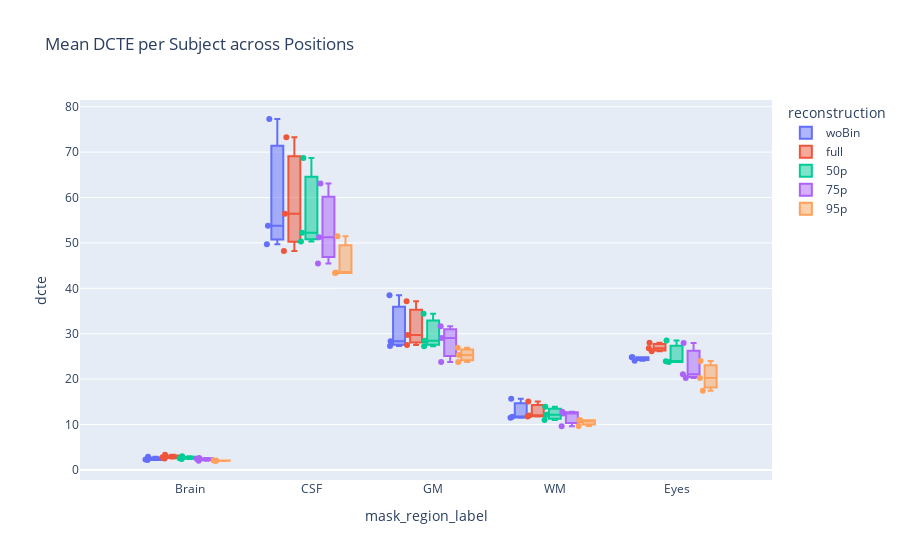

Notebook code cell kept with this figure:
### Code cell
import pandas as pd
import plotly.express as px

# Path to the merged CSV produced by the MRIQC notebook
csv_path = "/home/debi/jaime/repos/MR-EyeTrack/analysis/comparison/dcte_mriqc_combined.csv"
df = pd.read_csv(csv_path)

# Expand brain rows (dcte_csf/dcte_gm/dcte_wm/dcte)
records = []
for _, r in df.iterrows():
    mask = r.get('mask')
    subj = r.get('subject')
    pos = r.get('position')
    rec = r.get('reconstruction')
    bids = r.get('bids_name')

    if str(mask) == 'brain':
        tissue_map = [('dcte_csf','CSF'), ('dcte_gm','GM'), ('dcte_wm','WM'), ('dcte','Brain')]
        for col, tissue in tissue_map:
            val = r.get(col) if col in r.index else pd.NA
            records.append({
                'subject': subj,
                'position': pos,
                'reconstruction': rec,
                'mask': 'brain',
                'region': tissue,
                'mask_region': f'brain_{tissue}',
                'mask_region_label': tissue,
                'dcte': val,
                'bids_name': bids
            })
    else:
        val = r.get('dcte') if 'dcte' in r.index else pd.NA
        label = 'Eyes' if str(mask) == 'eyes' else ('Whole Volume' if str(mask) == 'volume' else mask)
        records.append({
            'subject': subj,
            'position': pos,
            'reconstruction': rec,
            'mask': mask,
            'region': label,
            'mask_region': mask,
            'mask_region_label': label,
            'dcte': val,
            'bids_name': bids
        })

plot_df = pd.DataFrame.from_records(records)
plot_df = plot_df.dropna(subset=['dcte'])

# Compute mean DCTE per subject across positions
df_mean = plot_df.groupby(
    ['subject', 'mask_region_label', 'reconstruction'], as_index=False
)['dcte'].mean()

# Ensure categorical ordering
recon_order = ['woBin', 'full', '50p', '75p', '95p']
mask_order = ['Whole Volume', 'Brain', 'CSF', 'GM', 'WM', 'Eyes']
df_mean['reconstruction'] = pd.Categorical(df_mean['reconstruction'], categories=recon_order, ordered=True)
df_mean['mask_region_label'] = pd.Categorical(df_mean['mask_region_label'], categories=mask_order, ordered=True)

# Draw boxplot of averaged DCTE per subject
fig_avg = px.box(
    df_mean,
    x='mask_region_label',
    y='dcte',
    color='reconstruction',
    points='all',
    title='Mean DCTE per Subject across Positions',
    category_orders={
        'mask_region_label': mask_order,
        'reconstruction': recon_order
    }
)
fig_avg.update_layout(boxmode='group')
fig_avg.show()

### Figure 1 — Plotly figure (JSON) as saved in the notebook; plotly's stock layout.template omitted (floating-point values rounded to 4 significant figures)
{"data": [{"alignmentgroup": "True", "boxpoints": "all", "hovertemplate": "reconstruction=woBin<br>mask_region_label=%{x}<br>dcte=%{y}<extra></extra>", "legendgroup": "woBin", "marker": {"color": "#636efa"}, "name": "woBin", "notched": false, "offsetgroup": "woBin", "orientation": "v", "showlegend": true, "type": "box", "x": ["Brain", "CSF", "Eyes", "GM", "WM", "Brain", "CSF", "Eyes", "GM", "WM", "Brain", "CSF", "Eyes", "GM", "WM"], "x0": " ", "xaxis": "x", "y": [2.15, 49.72, 24.79, 27.3, 11.71, 2.302, 53.77, 24.03, 28.35, 11.51, 2.902, 77.3, 24.81, 38.47, 15.65], "y0": " ", "yaxis": "y"}, {"alignmentgroup": "True", "boxpoints": "all", "hovertemplate": "reconstruction=full<br>mask_region_label=%{x}<br>dcte=%{y}<extra></extra>", "legendgroup": "full", "marker": {"color": "#EF553B"}, "name": "full", "notched": false, "offsetgroup": "full", "orientation": "v", "showlegend": true, "type": "box", "x": ["Brain", "CSF", "Eyes", "GM", "WM", "Brain", "CSF", "Eyes", "GM", "WM", "Brain", "CSF", "Eyes", "GM", "WM"], "x0": " ", "xaxis": "x", "y": [2.535, 48.19, 28.02, 27.49, 11.75, 2.769, 56.43, 26.79, 29.71, 11.98, 3.336, 73.3, 26.15, 37.12, 15.04], "y0": " ", "yaxis": "y"}, {"alignmentgroup": "True", "boxpoints": "all", "hovertemplate": "reconstruction=50p<br>mask_region_label=%{x}<br>dcte=%{y}<extra></extra>", "legendgroup": "50p", "marker": {"color": "#00cc96"}, "name": "50p", "notched": false, "offsetgroup": "50p", "orientation": "v", "showlegend": true, "type": "box", "x": ["Brain", "CSF", "Eyes", "GM", "WM", "Brain", "CSF", "Eyes", "GM", "WM", "Brain", "CSF", "Eyes", "GM", "WM"], "x0": " ", "xaxis": "x", "y": [2.547, 50.33, 28.51, 28.46, 12.15, 2.418, 52.25, 23.9, 27.25, 10.98, 2.976, 68.71, 23.75, 34.41, 13.93], "y0": " ", "yaxis": "y"}, {"alignmentgroup": "True", "boxpoints": "all", "hovertemplate": "reconstruction=75p<br>mask_region_label=%{x}<br>dcte=%{y}<extra></extra>", "legendgroup": "75p", "marker": {"color": "#ab63fa"}, "name": "75p", "notched": false, "offsetgroup": "75p", "orientation": "v", "showlegend": true, "type": "box", "x": ["Brain", "CSF", "Eyes", "GM", "WM", "Brain", "CSF", "Eyes", "GM", "WM", "Brain", "CSF", "Eyes", "GM", "WM"], "x0": " ", "xaxis": "x", "y": [2.478, 51.26, 27.95, 29.06, 12.43, 2.005, 45.45, 20.22, 23.79, 9.615, 2.592, 63.1, 21.07, 31.63, 12.81], "y0": " ", "yaxis": "y"}, {"alignmentgroup": "True", "boxpoints": "all", "hovertemplate": "reconstruction=95p<br>mask_region_label=%{x}<br>dcte=%{y}<extra></extra>", "legendgroup": "95p", "marker": {"color": "#FFA15A"}, "name": "95p", "notched": false, "offsetgroup": "95p", "orientation": "v", "showlegend": true, "type": "box", "x": ["Brain", "CSF", "Eyes", "GM", "WM", "Brain", "CSF", "Eyes", "GM", "WM", "Brain", "CSF", "Eyes", "GM", "WM"], "x0": " ", "xaxis": "x", "y": [2.093, 43.37, 23.98, 25.33, 10.89, 1.957, 43.48, 20.26, 23.79, 9.668, 2.089, 51.48, 17.45, 26.92, 10.93], "y0": " ", "yaxis": "y"}], "layout": {"boxmode": "group", "legend": {"title": {"text": "reconstruction"}, "tracegroupgap": 0}, "title": {"text": "Mean DCTE per Subject across Positions"}, "xaxis": {"anchor": "y", "categoryarray": ["Whole Volume", "Brain", "CSF", "GM", "WM", "Eyes"], "categoryorder": "array", "domain": [0, 1], "title": {"text": "mask_region_label"}}, "yaxis": {"anchor": "x", "domain": [0, 1], "title": {"text": "dcte"}}}}
